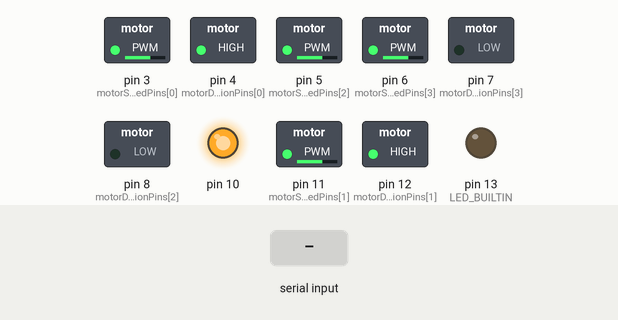
This sketch was run on a simulated Arduino Uno, built with avr-gcc and run on an emulated ATmega328P. Parts: switched loads named in the sketch (green lamp = pin HIGH), output pins drawn as LEDs (lit = HIGH). The inputs (shaded band) are chosen by the test bench.

Above: at 1.2 s.
1.3 s: byte 30 received over Serial
At 2.6 s:
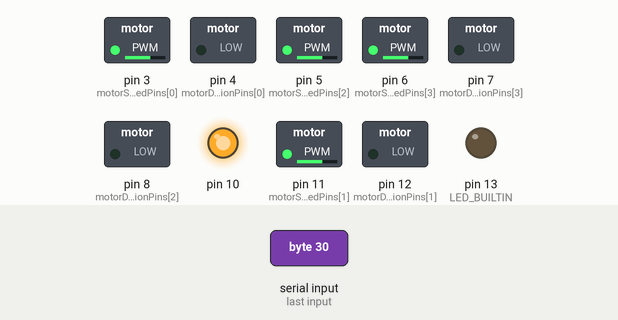
At 4.17 s:
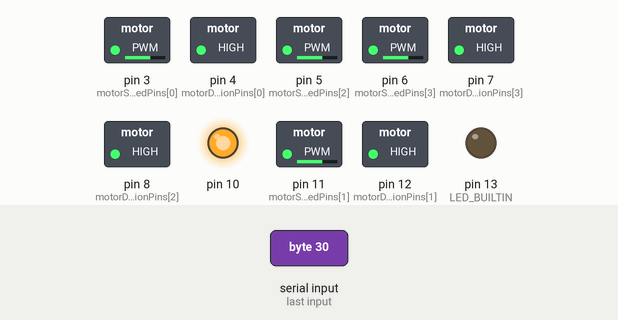
4.3 s: byte 90 received over Serial
At 7.7 s:
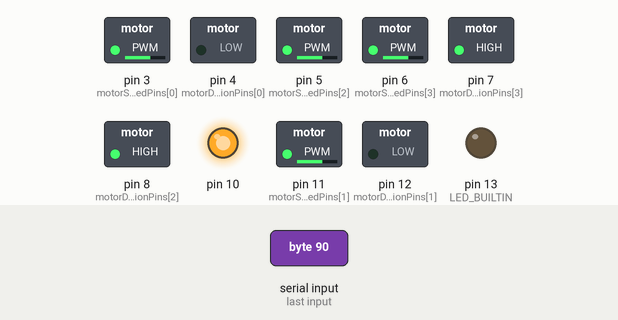
Timing chart, 0 to 11.8 s (numbered marks = the images above; inputs shaded):
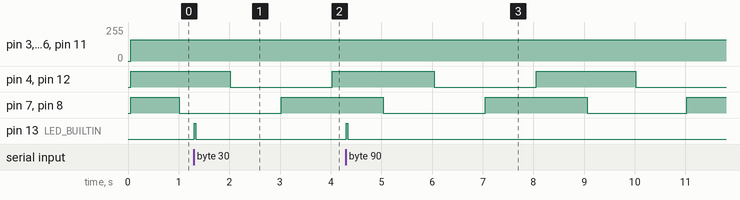

Measured:
- after the input at 1.3 s, pin 13 (LED_BUILTIN): LOW → HIGH at once, → LOW 0.03 s later
- after the input at 4.3 s, pin 13 (LED_BUILTIN): LOW → HIGH at once, → LOW 0.03 s later
- by itself, pin 7 (motorDirectionPins[3]), pin 8 (motorDirectionPins[2]): alternates HIGH for 2.0 s and LOW for 2.0 s

The sketch:

Ball_Follow_I2C_Master.ino
```cpp
/*
  Ball_Follow_I2C_Master.ino (UART Version - Updated)
  Arduino Uno Main Robot Controller

  Receives IR sensor readings from Arduino Micro over UART (replaces I2C).
  Determines ball direction from strongest sensor.
  Drives omnidirectional motors to follow the ball.

  Hardware:
  - 4 motors with direction pins (4, 12, 8, 7) and PWM speed pins (3, 11, 5, 6)
  - SoftwareSerial RX on configurable pin (default: pin 9)
  - Common GND with Micro
  - 115200 baud UART connection

  Protocol:
  - Receives 24-byte packets from Micro (12 sensors × 2 bytes each)
  - Reconstructs 10-bit sensor values
  - Identifies strongest sensor
  - Maps sensor direction to motor commands
*/

// Using hardware Serial on pins D0 (RX) / D1 (TX)
// Micro only needs to transmit to Uno RX (D0) for this sketch.

// Motor control pins
const int motorDirectionPins[4] = {4, 12, 8, 7};
const int motorSpeedPins[4] = {3, 11, 5, 6};

// Motor speed constants
const int forwardSpeed = 160;
const int strafeSpeed = 160;
const int searchSpeed = 100;

// Timing and packet state
unsigned long lastPacketTime = 0;
const unsigned long PACKET_TIMEOUT = 500;  // ms - consider packet lost if no data for 500ms
const unsigned long MOVE_INTERVAL = 50;   // ms - update drive command frequently for tracking
unsigned long lastMoveCommandTime = 0;

// Debug helpers:
// - Set DEBUG_FORCE_MOTION_SWEEP to true to ignore the Micro and cycle through
//   forward/right/back/left for motor testing without using Serial Monitor.
// - The onboard LED blinks briefly when a byte arrives from the Micro.
const bool DEBUG_FORCE_MOTION_SWEEP = true;
const unsigned long DEBUG_SWEEP_INTERVAL = 1000;
unsigned long lastDebugSweepTime = 0;
byte debugSweepMode = 0;

// Which sensor index (0-11) is physically aligned with motor 0 (FL reference).
// Set this to rotate the sensor ring so front/back/left/right line up with your robot.
const byte sensorIndexAtMotor0 = 3;

// Last received strongest sensor index from Micro (0-11), 255 = no signal
byte currentStrongestSensor = 255;

void setup() {
  // Use hardware Serial (pins 0/1) at 115200 baud for Micro UART
  Serial.begin(115200);
  pinMode(LED_BUILTIN, OUTPUT);
  digitalWrite(LED_BUILTIN, LOW);

  // Initialize motor control pins
  for (int i = 0; i < 4; i++) {
    pinMode(motorDirectionPins[i], OUTPUT);
    pinMode(motorSpeedPins[i], OUTPUT);
  }

  // Pin 10 is typically the enable pin for some motor shields
  pinMode(10, OUTPUT);
  digitalWrite(10, HIGH);

  stopMotors();
}

void loop() {
  // Non-blocking hardware-Serial reading: Micro sends a single-byte strongest sensor index
  if (Serial.available()) {
    int incoming = Serial.read();
    if (incoming >= 0) {
      currentStrongestSensor = (byte)incoming;
      lastPacketTime = millis();
      digitalWrite(LED_BUILTIN, HIGH);
    }
  }

  if (digitalRead(LED_BUILTIN) == HIGH && millis() - lastPacketTime > 25) {
    digitalWrite(LED_BUILTIN, LOW);
  }

  if (DEBUG_FORCE_MOTION_SWEEP && millis() - lastDebugSweepTime >= DEBUG_SWEEP_INTERVAL) {
    lastDebugSweepTime = millis();
    debugSweepMode = (debugSweepMode + 1) % 4;
  }

  // Check for packet timeout
  if (millis() - lastPacketTime > PACKET_TIMEOUT) {
    currentStrongestSensor = 255;
  }

  // Update the motion command frequently for tracking.
  if (millis() - lastMoveCommandTime >= MOVE_INTERVAL) {
    lastMoveCommandTime = millis();

    if (DEBUG_FORCE_MOTION_SWEEP) {
      switch (debugSweepMode) {
        case 0: driveForward(forwardSpeed); break;
        case 1: strafeRight(strafeSpeed); break;
        case 2: driveBackward(forwardSpeed); break;
        case 3: strafeLeft(strafeSpeed); break;
      }
    } else if (currentStrongestSensor == 255) {
      stopMotors();
    } else {
      // Map received sensor index to the front reference using sensorIndexAtMotor0
      byte relativeIndex = (currentStrongestSensor + 12 - sensorIndexAtMotor0) % 12;
      followBall(relativeIndex);
    }
  }

  // Keep loop responsive
  delay(5);
}

/*
  reconstructSensorValues()
  Converts 24-byte binary packet into 12 16-bit sensor values.

  Packet format from Micro:
  [S0_H, S0_L, S1_H, S1_L, ..., S11_H, S11_L]

  Each sensor value is reconstructed as:
  value = (highByte << 8) | lowByte
  But high byte only contains 2 bits (bits 8-9 of the 10-bit value)
*/
// Reconstruct and per-sensor scanning removed: Micro sends strongest sensor index directly.

/*
  Motor Control Functions

  setMotor(index, forward, speed)
    index:   0-3 for motors 0-3
    forward: true for forward, false for reverse
    speed:   0-255 PWM value

  drivePolar(angle, magnitude)
    angle:    0-360 degrees (0=front/motor1, 90=right, 180=back, 270=left)
    magnitude: 0-255 speed scaling factor

  This converts polar coordinates to X-drive motor mixing
*/

void setMotor(int index, bool forward, int speed) {
  digitalWrite(motorDirectionPins[index], forward ? HIGH : LOW);
  analogWrite(motorSpeedPins[index], speed);
}

void stopMotors() {
  for (int i = 0; i < 4; i++) {
    analogWrite(motorSpeedPins[i], 0);
  }
}

void driveForward(int speed) {
  setMotor(0, true, speed);
  setMotor(1, true, speed);
  setMotor(2, true, speed);
  setMotor(3, true, speed);
}

void driveBackward(int speed) {
  setMotor(0, false, speed);
  setMotor(1, false, speed);
  setMotor(2, false, speed);
  setMotor(3, false, speed);
}

void strafeRight(int speed) {
  setMotor(0, true, speed);
  setMotor(1, true, speed);
  setMotor(2, false, speed);
  setMotor(3, false, speed);
}

void strafeLeft(int speed) {
  setMotor(0, false, speed);
  setMotor(1, false, speed);
  setMotor(2, true, speed);
  setMotor(3, true, speed);
}

void driveForwardRight(int speed) {
  setMotor(0, true, speed);
  setMotor(1, true, speed / 2);
  setMotor(2, false, speed / 2);
  setMotor(3, true, speed);
}

void driveBackwardRight(int speed) {
  setMotor(0, true, speed / 2);
  setMotor(1, false, speed);
  setMotor(2, false, speed);
  setMotor(3, false, speed / 2);
}

void driveBackwardLeft(int speed) {
  setMotor(0, false, speed / 2);
  setMotor(1, false, speed);
  setMotor(2, false, speed / 2);
  setMotor(3, true, speed);
}

void driveForwardLeft(int speed) {
  setMotor(0, false, speed);
  setMotor(1, true, speed / 2);
  setMotor(2, true, speed);
  setMotor(3, true, speed / 2);
}

void drivePolar(float angle, int magnitude) {
  // Convert angle (degrees) and magnitude to forward/strafe components
  // angle: 0° = forward, 90° = right, 180° = back, 270° = left
  float angleRad = angle * PI / 180.0;

  // Forward/strafe components using trigonometry
  int forward = (int)(cos(angleRad) * magnitude);
  int strafe = (int)(sin(angleRad) * magnitude);

  // Match the motor diagnostic mapping:
  // - Forward/backward uses all 4 motors in the same direction
  // - Strafe right: motors 0/1 forward, motors 2/3 reverse
  // - Strafe left: motors 0/1 reverse, motors 2/3 forward

  // Stop all motors before applying the new command
  stopMotors();

  // Combine forward and strafe into per-motor commands.
  // Motor order: 0=FL, 1=BR, 2=BL, 3=FR
  int motorCommand[4];
  motorCommand[0] = forward + strafe;  // FL
  motorCommand[1] = forward + strafe;  // BR
  motorCommand[2] = forward - strafe;  // BL
  motorCommand[3] = forward - strafe;  // FR

  for (int i = 0; i < 4; i++) {
    int speed = motorCommand[i];
    if (speed == 0) {
      analogWrite(motorSpeedPins[i], 0);
    } else if (speed > 0) {
      if (speed > 255) speed = 255;
      setMotor(i, true, speed);
    } else {
      speed = -speed;
      if (speed > 255) speed = 255;
      setMotor(i, false, speed);
    }
  }
}

void searchForBall() {
  // Stop when no signal is present; easier to debug with no Serial Monitor.
  stopMotors();
}

/*
  followBall(sensorIndex)

  Calculates ball angle from sensor index and drives toward it.

  Sensor layout: 12 sensors in circle
  - Sensor 0: front (motor 1 forward direction) = 0°
  - Sensor 3: right = 90°
  - Sensor 6: back = 180°
  - Sensor 9: left = 270°

  Uses full magnitude for ball tracking speed.
*/
void followBall(byte sensorIndex) {
  if (sensorIndex == 255) {
    searchForBall();
    return;
  }

  // 12 sensors = 30° each. Collapse that into 8 simple motion sectors so the
  // robot moves predictably instead of spinning in place.
  switch (sensorIndex) {
    case 0:
    case 11:
    case 1:
      driveForward(forwardSpeed);
      break;

    case 2:
    case 3:
      driveForwardRight(strafeSpeed);
      break;

    case 4:
    case 5:
      strafeRight(strafeSpeed);
      break;

    case 6:
      driveBackwardRight(searchSpeed);
      break;

    case 7:
    case 8:
      driveBackward(forwardSpeed);
      break;

    case 9:
    case 10:
      driveBackwardLeft(strafeSpeed);
      break;

    default:
      stopMotors();
      break;
  }
}
```
